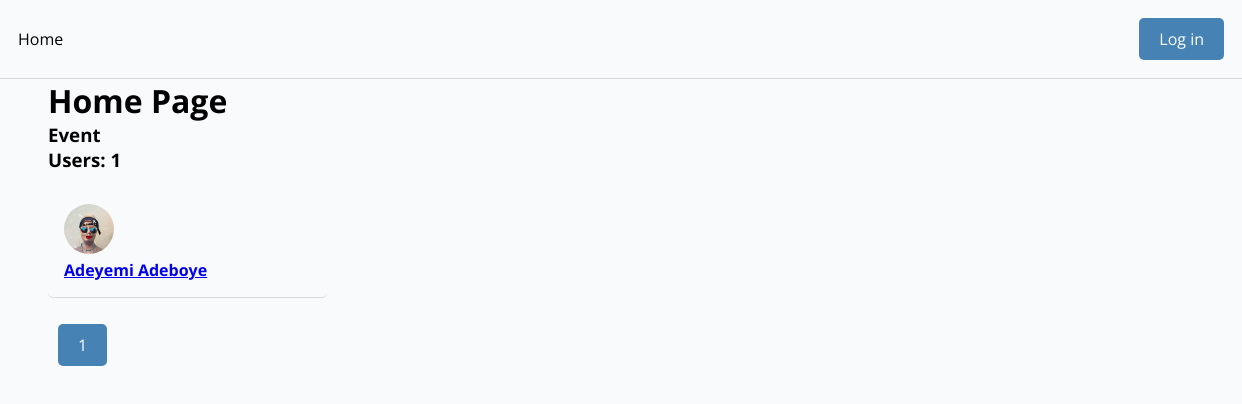
Before: /?page=2 with the older database file.
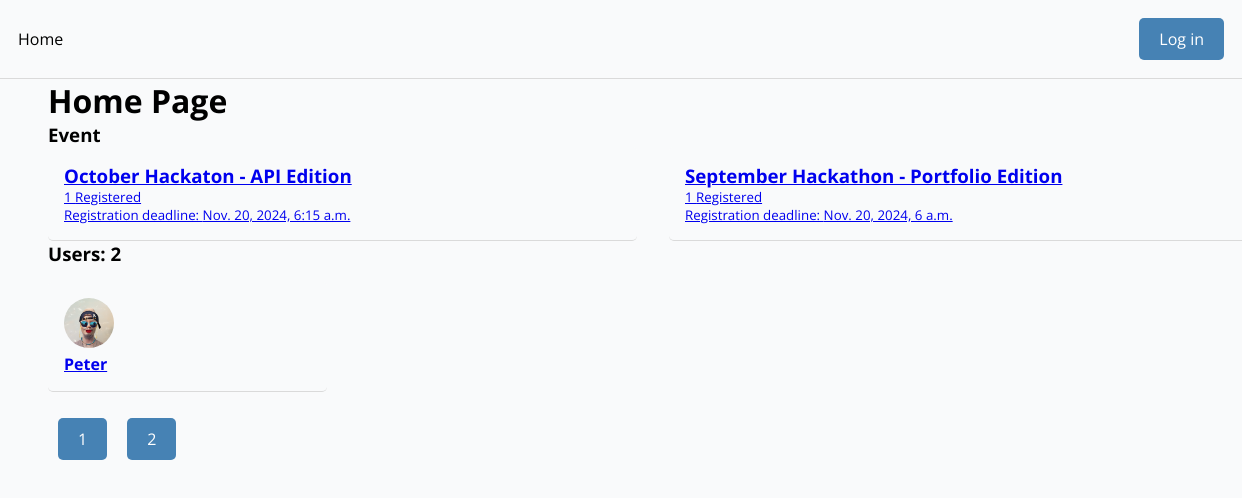
After: the same page with the newer database file.
### base/models.py (models this page shows, shortened)
class User(AbstractUser):
    name = models.CharField(max_length=100, null=True)
    email = models.EmailField(unique=True, null=True)
    bio = models.TextField(null=True, blank=True)
    hackathon_participants = models.BooleanField(default=True, null=True)
    id = models.UUIDField(default=uuid.uuid4, unique=True, primary_key=True, editable=False)
    avatar = ResizedImageField(size=[300, 300], crop=['middle', 'center'], default='avatar.jpg')
    USERNAME_FIELD = 'email'
    REQUIRED_FIELDS = ['username']
    twitter = models.URLField(max_length=500, null=True, blank=True)
    linkedin = models.URLField(max_length=500, null=True, blank=True)
    facebook = models.URLField(max_length=500, null=True, blank=True)
    website = models.URLField(max_length=500, null=True, blank=True)
    github = models.URLField(max_length=500, null=True, blank=True)

class Event(models.Model):
    name = models.CharField(max_length=200)
    description = models.TextField(null=True, blank=True)
    participants = models.ManyToManyField(User, blank=True, related_name='event')
    start_date = models.DateTimeField(null=True)
    end_date = models.DateTimeField(null=True)
    registration_deadline = models.DateTimeField(null=True)
    updated = models.DateTimeField(auto_now=True)
    created = models.DateTimeField(auto_now_add=True)
    id = models.UUIDField(default=uuid.uuid4, unique=True, primary_key=True, editable=False)

### base/views.py (the view)
# urls.py: path('', views.home_page, name="home"),
def home_page(request):
    limit = request.GET.get('limit')
    if limit == None :
        limit = 20
        limit = int(limit)
    users = User.objects.filter(hackathon_participants=True)
    count = users.count
    page = request.GET.get('page')
    paginator = Paginator(users, 1)
    pages = list(range(1, (paginator.num_pages + 1)))
    try:
        users = paginator.page(page)
    except PageNotAnInteger:
        page = 1
        users = paginator.page(page)
    except EmptyPage:
        page = paginator.num_pages
        users = paginator.page(page)
    users = users[0:limit]
    events = Event.objects.all()
    context = {'users': users, 'events':events, 'count':count, 'paginator':paginator, 'pages':pages}
    return render(request,'home.html', context)

### templates/home.html (shortened to what this page needs)
{% extends 'main.html' %}
{% block content %}
<h1>Home Page</h1>
<section class="container--event">
    <h3>Event</h3>
    <div class="event--lists">
    {% for event in events %}
    <a href="{% url 'event' event.id %}">
          <div class="wrapper--event">
            <h3>{{event.name}}</h3>
            <small>
            <p>{{event.participants.count}} Registered</p>
            <p>Registration deadline: {{event.registration_deadline}}</p>
        </small>
        </div>
        </a>
    {% endfor %}
</div>
</section>
<section>
    <h3>Users: {{count}}</h3>
    <div class="users--lists section">
    {% for user in users %}
    <a href="{% url 'profile' user.id %}">
    <div class="wrapper--user">
    <img class="user--avatar--sm" src="{{user.avatar.url}}">
    <h4>{{user.name}}</h4>
    </div>
    </a>
    {% endfor %}
</div>
<div class="section paginator--wrapper">
    {% for page in pages %}
    <a class="btn btn--primary" href="?page={{page}}">{{page}}</a>
    {% endfor %}
</div>
</section>
{% endblock %}

### templates/main.html (shortened to what this page needs)
<!DOCTYPE html>
{% load static %}
<html lang="en">
<head>
    <link rel="stylesheet" type="text/css" media="screen" href="{% static 'css/main.css' %}">
</head>
<body>
    {% include 'navbar.html' %}
    <div class="container--main">
    {% block content %}
    {% endblock content %}
    </div>
</body>
</html>

### templates/navbar.html (shortened to what this page needs)
<nav>
    <div>
        <a class="#" href="{% url 'home' %}">Home</a>
    </div>
    <div>
    {% if request.user.is_authenticated %}
    <a class="btn btn--warning" href="{% url 'logout' %}">Logout</a>
    {% else %}
    <a class="btn btn--primary" href="{% url 'login' %}">Log in</a>
    {% endif %}
</div>
</nav>

### static/css/main.css (style rules this page uses)
* { box-sizing: border-box; margin: 0; padding: 0; font-family: 'Open Sans'; background-color: rgb(249, 250, 251); }
.section { margin: 1em 0; }
.btn { padding: 10px 20px; border-radius: 5px; text-decoration: none; background-color: gray; color: black; display: block; width: fit-content; margin: 10px; border:none }
.btn--primary { background-color: steelblue; color: white; }
.container--main { width: 100%; margin: 0 2em; padding: 0 1em; }
nav { width: auto; padding: 1rem; border-bottom: 1px solid rgb(218, 218, 218); display: flex; justify-content: space-between; align-items: center; padding: 0.5em; }
nav a { text-decoration: none; color: black; margin: 0 10px; }
.event--lists { display: grid; grid-template-columns: 1fr 1fr; gap: 2em; }
.wrapper--event { border-bottom: 1px solid rgb(218, 218, 218); padding: 1em; border-radius: 5px; }
.user--avatar--sm { height: 50px; width: 50px; object-fit: cover; border-radius: 50%; }
.users--lists { display: grid; grid-template-columns: 1fr 1fr 1fr 1fr; gap: 2em; }
.wrapper--user { border-bottom: 1px solid rgb(218, 218, 218); padding: 1em; border-radius: 5px; }
.paginator--wrapper { display: flex; flex: wrap; }

Changed rows visible on the page:
no longer on this page (row edited): User: avatar (placeholder picture), name "Adeyemi Adeboye"
added Event: name "October Hackaton - API Edition", participants.count "1", registration_deadline "Nov. 20, 2024, 6:15 a.m."
added Event: name "September Hackathon - Portfolio Edition", participants.count "1", registration_deadline "Nov. 20, 2024, 6 a.m."
added User: avatar (placeholder picture), name "Peter"
Other visible differences:
{{ count }}: "1" → "2"
new list line: "2"
